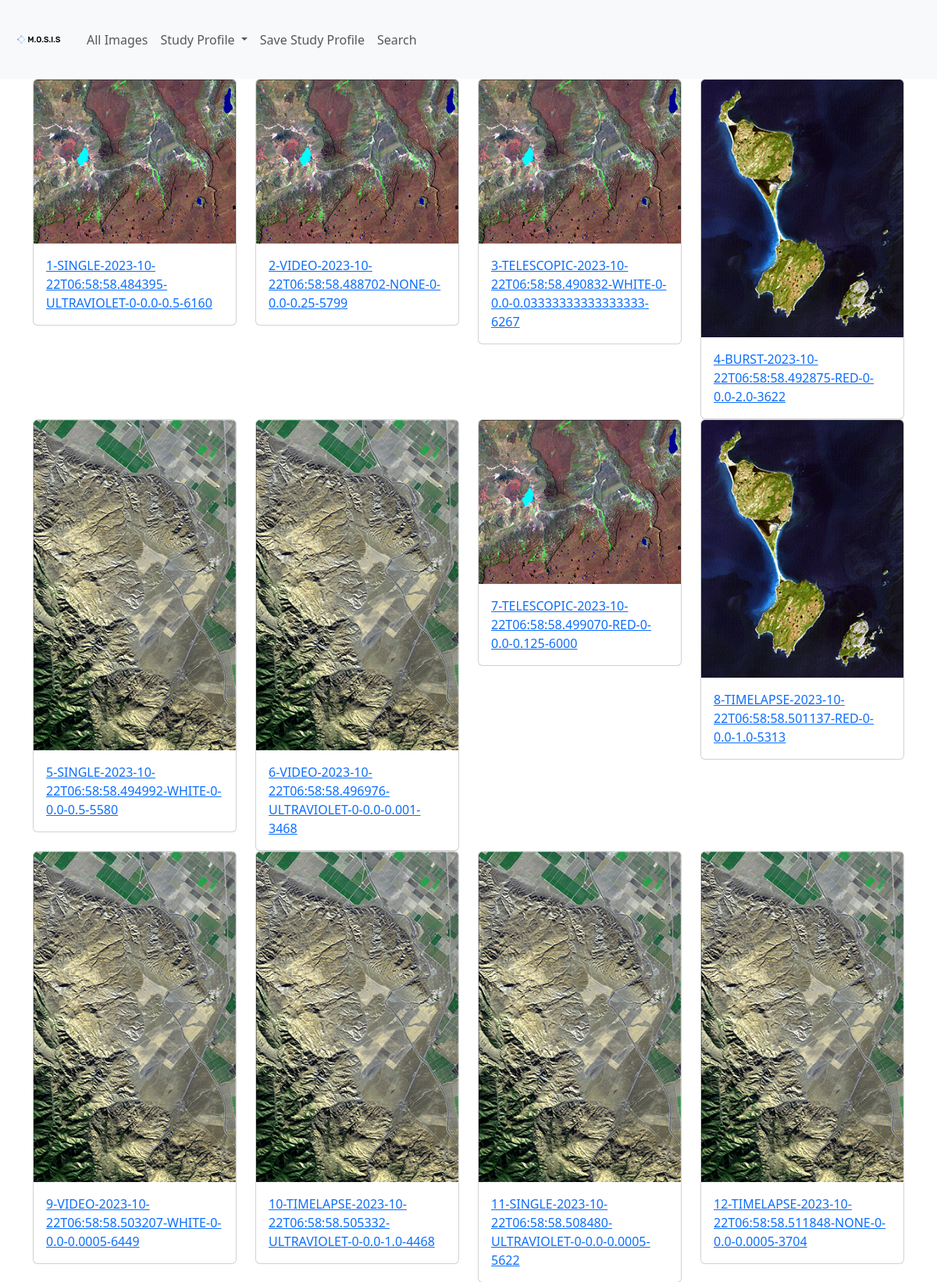
The page / (upper part) on the database its author committed.
### app.py (models this page shows, shortened)
class MediaMetadata(db.Model):
    __tablename__ = "MediaMetadata"
    metadataId = db.Column(INTEGER,
                           primary_key=True,
                           autoincrement=True,
                           nullable=False)
    entryId = db.Column(INTEGER, db.ForeignKey(MediaEntry.entryId))
    leftCameraMedia = db.Column(TEXT, nullable=False)
    rightCameraMedia = db.Column(TEXT, nullable=False)
    time = db.Column(TEXT, nullable=False)
    temperature = db.Column(REAL, nullable=False)
    pressure = db.Column(REAL, nullable=False)
    ph = db.Column(REAL, nullable=False)
    dissolvedOxygen = db.Column(REAL, nullable=False)

class MediaEntry(db.Model):
    __tablename__ = "MediaEntry"
    entryId = db.Column(INTEGER,
                        primary_key=True,
                        autoincrement=True,
                        nullable=False)
    shotType = db.Column(TEXT, nullable=False)
    time = db.Column(TEXT, nullable=False)
    illuminationType = db.Column(TEXT, nullable=False)
    saturation = db.Column(INTEGER, nullable=False)
    gain = db.Column(REAL, nullable=False)
    shutterSpeed = db.Column(REAL, nullable=False)
    whiteBalance = db.Column(INTEGER, nullable=False)

### app.py (the view)
@app.route("/")
def index():
    return render_template("index.html",
                           MediaEntries=getAllMediaEntry(db),
                           db=db,
                           getAllMediaMetadataId=getAllMediaMetadataId,
                           enumerate=enumerate,
                           str=str)

### app.py (called while the page is built)
def getAllMediaEntry(db) -> list[MediaEntryInternalRepresentation]:
    ret = list(db.session.execute(select(MediaEntry)))
    ret = list(
        map(
            lambda x: MediaEntryInternalRepresentation(x[0].entryId, x[
                0].shotType, x[0].time, x[0].illuminationType, x[
                    0].saturation, x[0].gain, x[0].shutterSpeed, x[0].
                                                       whiteBalance), ret))
    return ret

def getAllMediaMetadataId(
        db, entryId: int) -> list[MediaMetadataInternalRepresentation]:
    ret = list(
        db.session.execute(
            select(MediaMetadata).where(MediaMetadata.entryId == entryId)))
    ret = list(
        map(
            lambda x: MediaMetadataInternalRepresentation(
                x[0].metadataId, x[0].entryId, x[0].leftCameraMedia, x[0].
                rightCameraMedia, x[0].time, x[0].temperature, x[0].ph, x[
                    0].dissolvedOxygen, x[0].pressure), ret))
    return ret

### templates/index.html (shortened to what this page needs)
{% extends 'base.html' %}
{% block body %}
    <div class="container">
      {% for index, MediaEntry in enumerate(MediaEntries) %}
      {% if index%4 == 0 -%}
      <div class="row">
	{% endif %}
        <div class="col-lg-3 col-sm-6">
          <div class="card" style="width: ">
            <img
              alt=""
              class="card-img-top"
              src={{ url_for('static', filename=getAllMediaMetadataId(db,MediaEntry.entryId)[0].leftCameraMedia.split("/").pop()) }}/>
            <div class="card-body" >
	      <a href={{"/entry/" + str(MediaEntry.entryId)}} class="streched-link">
	      {{"{}-{}-{}-{}-{}-{}-{}-{}".format(MediaEntry.entryId,MediaEntry.shotType,MediaEntry.time,MediaEntry.illuminationType,MediaEntry.iso,MediaEntry.apertureSize,MediaEntry.shutterSpeed,MediaEntry.whiteBalance)}}
</a>
	    </div>
          </div>
        </div>
      {% if index%4 == 3 -%}
      </div>
      {% endif %}
      {% endfor %}
    </div>
{% endblock %}

### templates/base.html (shortened to what this page needs)
<!DOCTYPE html>
<html lang="en">
  <head>
    <link
      href="{{ url_for('static', filename='bootstrap.css') }}"
      rel="stylesheet"
    />
  </head>
  <body>
    <nav class="navbar navbar-expand-lg bg-body-tertiary">
      <div class="container-fluid">
        <a class="navbar-brand" href="/">
          <img
            alt=""
            src={{ url_for('static', filename="default.png")}}
            height="75rem"
          />
        </a>
        <div class="collapse navbar-collapse" id="navbarSupportedContent">
          <ul class="navbar-nav me-auto mb-2 mb-lg-0">
            <li class="nav-item">
              <a class="nav-link" aria-current="page" href="/"
                >All Images</a
              >
            </li>
            <li class="nav-item dropdown">
          <a class="nav-link dropdown-toggle" href="#" role="button" data-bs-toggle="dropdown" aria-expanded="false">
            Study Profile
          </a>
        </li>
	    <li class="nav-item">
	     <a class="nav-link" aria-current="page" href="/save">Save Study Profile</a>
	    </li>
	    <li class="nav-item">
	     <a class="nav-link" aria-current="page" href="/search">Search</a>
	    </li>
          </ul>
        </div>
      </div>
    </nav>
   {% block body%} {% endblock %}
  </body>
</html>

### rows shown on the page
MediaMetadata: entryId+leftCameraMedia+rightCameraMedia (picture)
MediaEntry: entryId+shotType+time "1-SINGLE-2023-10-22T06:58:58.484395-ULTRAVIOLET-0-0.0-0.5-6160"
MediaMetadata: entryId+leftCameraMedia+rightCameraMedia (picture)
MediaEntry: entryId+shotType+time "2-VIDEO-2023-10-22T06:58:58.488702-NONE-0-0.0-0.25-5799"
MediaMetadata: entryId+leftCameraMedia+rightCameraMedia (picture)
MediaEntry: entryId+shotType+time "3-TELESCOPIC-2023-10-22T06:58:58.490832-WHITE-0-0.0-0.03333333333333333-6267"
MediaMetadata: entryId+leftCameraMedia+rightCameraMedia (picture)
MediaEntry: entryId+shotType+time "4-BURST-2023-10-22T06:58:58.492875-RED-0-0.0-2.0-3622"
MediaMetadata: entryId+leftCameraMedia+rightCameraMedia (picture)
MediaEntry: entryId+shotType+time "5-SINGLE-2023-10-22T06:58:58.494992-WHITE-0-0.0-0.5-5580"
MediaMetadata: entryId+leftCameraMedia+rightCameraMedia (picture)
MediaEntry: entryId+shotType+time "6-VIDEO-2023-10-22T06:58:58.496976-ULTRAVIOLET-0-0.0-0.001-3468"
MediaMetadata: entryId+leftCameraMedia+rightCameraMedia (picture)
MediaEntry: entryId+shotType+time "7-TELESCOPIC-2023-10-22T06:58:58.499070-RED-0-0.0-0.125-6000"
MediaMetadata: entryId+leftCameraMedia+rightCameraMedia (picture)
MediaEntry: entryId+shotType+time "8-TIMELAPSE-2023-10-22T06:58:58.501137-RED-0-0.0-1.0-5313"
MediaMetadata: entryId+leftCameraMedia+rightCameraMedia (picture)
MediaEntry: entryId+shotType+time "9-VIDEO-2023-10-22T06:58:58.503207-WHITE-0-0.0-0.0005-6449"
MediaMetadata: entryId+leftCameraMedia+rightCameraMedia (picture)
MediaEntry: entryId+shotType+time "10-TIMELAPSE-2023-10-22T06:58:58.505332-ULTRAVIOLET-0-0.0-1.0-4468"
MediaMetadata: entryId+leftCameraMedia+rightCameraMedia (picture)
MediaEntry: entryId+shotType+time "11-SINGLE-2023-10-22T06:58:58.508480-ULTRAVIOLET-0-0.0-0.0005-5622"
MediaMetadata: entryId+leftCameraMedia+rightCameraMedia (picture)
MediaEntry: entryId+shotType+time "12-TIMELAPSE-2023-10-22T06:58:58.511848-NONE-0-0.0-0.0005-3704"
